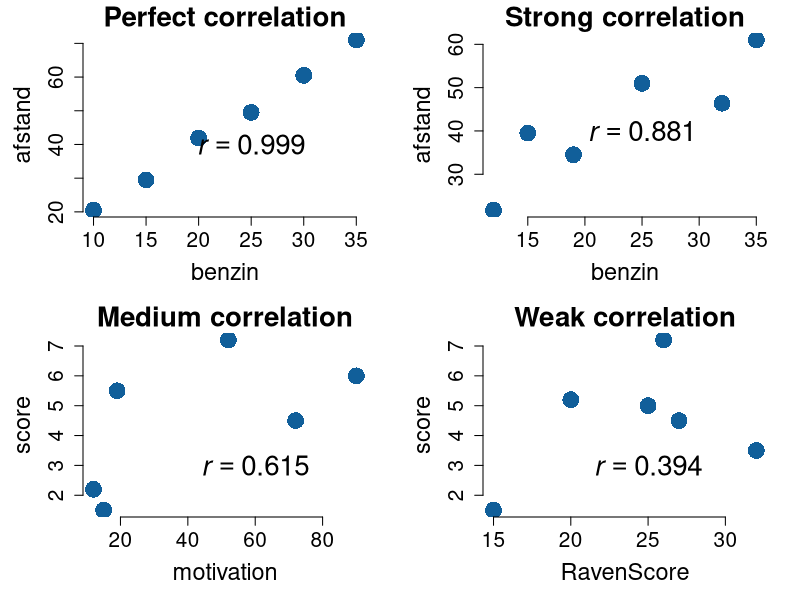

Here is the R script that generated this plot:
# weak and strong correlations examples

G_cex <- 2.7
G_cexAxis <- 1.5
G_cexLab <- 1.7
par(mfrow = c(2,2), mar = c(5,5,2,2))

# perfect correlation ---- 
benzin   <- c( 10,  15,  20,  25,  30,  35)
afstand  <- c(205, 295, 419, 495, 605, 710) / 10 
plot(benzin, afstand, 
     main = 'Perfect correlation',
     cex.main = 2,
     frame.plot = FALSE, 
     pch = 16, 
     col = "#115f9a",
     cex = G_cex, 
     cex.axis = G_cexAxis, 
     cex.lab = G_cexLab)


c1 <- cor(benzin, afstand, method = 'pearson')
lgnd <- bquote(italic(r) == .(format(c1, digits = 3)))
text(25,400/10, as.expression(lgnd), cex = 2)


# Strong correlation ---- 
# driving in real traffic
benzin   <- c( 12,  15,  19,  25,  32,  35)
afstand  <- c(217, 395, 345, 510, 464, 610) / 10
plot(benzin, afstand, 
     main = 'Strong correlation',
     cex.main = 2,
     frame.plot = FALSE, 
     pch = 16, 
     col = "#115f9a",
     cex = G_cex, 
     cex.axis = G_cexAxis, 
     cex.lab = G_cexLab)

c1 <- cor(benzin, afstand, method = 'pearson')
lgnd <- bquote(italic(r) == .(format(c1, digits = 3)))
text(25,400/10, as.expression(lgnd), cex = 2)


# Medium correlation ----
motivation   <- c( 12,  15,  19,  52,  72,  90)
score   <- c(22, 15, 55, 72, 45, 60) / 10
plot(motivation, score, 
     main = 'Medium correlation',
     cex.main = 2,
     frame.plot = FALSE, 
     pch = 16, 
     col = "#115f9a",
     cex = G_cex, 
     cex.axis = G_cexAxis, 
     cex.lab = G_cexLab)

c1 <- cor(motivation, score, method = 'pearson')
lgnd <- bquote(italic(r) == .(format(c1, digits = 3)))
text(60,30/10, as.expression(lgnd), cex = 2)


# Weak correlation ----
RavenScore   <- c(20, 15, 32, 26, 27, 25)
score        <- c(52, 15, 35, 72, 45, 50) /10
plot(RavenScore, score, 
     main = 'Weak correlation',
     cex.main = 2,
     frame.plot = FALSE, 
     pch = 16, 
     col = "#115f9a",
     cex = G_cex, 
     cex.axis = G_cexAxis, 
     cex.lab = G_cexLab)

c1 <- cor(RavenScore, score, method = 'pearson')
#lgnd <- bquote(italic(r)^2 == .(format(c1^2, digits = 3))~~/n italic(r)) # R squared
lgnd <- bquote(italic(r) == .(format(c1, digits = 3))) # R
text(25,30/10, as.expression(lgnd), cex = 2)


